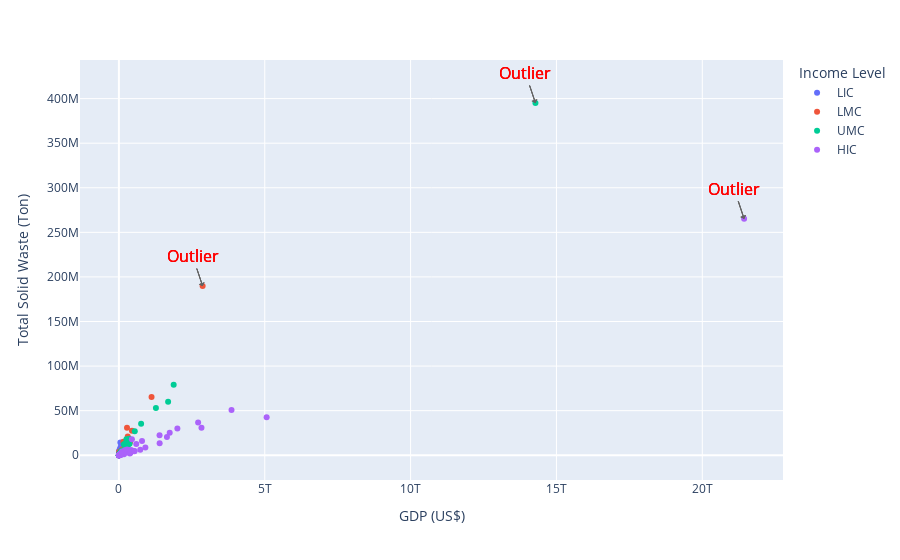

Notebook source saved alongside this figure:
### Code cell
for i in range(len(out_ind)):
    fig.add_annotation(x=out_x[i],
                   y=out_y[i],
                   text='Outlier',
                   font=dict(size=16, color="red"),
                   showarrow=True,
                   arrowcolor="#636363",
                   arrowhead=1)
fig.show()

### Figure 1 — Plotly figure (JSON) as saved in the notebook; plotly's stock layout.template omitted (floating-point values rounded to 4 significant figures)
{"data": [{"hovertemplate": "<b>%{hovertext}</b><br><br>Income Level=LIC<br>GDP (US$)=%{x}<br>Total Solid Waste (Ton)=%{y}<extra></extra>", "hovertext": ["Afghanistan", "Burundi", "Benin", "Burkina Faso", "Central African Republic", "Congo, Dem. Rep.", "Comoros", "Ethiopia", "Guinea", "Gambia, The", "Guinea-Bissau", "Haiti", "Liberia", "Madagascar", "Mali", "Mozambique", "Malawi", "Niger", "Nepal", "Rwanda", "Senegal", "Sierra Leone", "Somalia", "Chad", "Togo", "Tajikistan", "Tanzania", "Uganda", "Zimbabwe"], "legendgroup": "LIC", "marker": {"color": "#636efa", "symbol": "circle"}, "mode": "markers", "name": "LIC", "orientation": "v", "showlegend": true, "type": "scatter", "x": [19291104008, 3012308946, 14391686309, 15990803570, 2220307319, 50400746171, 1165839900, 95912590628, 13513809258, 1826073740, 1439638443, 14332163266, 3070518100, 14191911512, 17281815734, 15291448212, 10862613622, 12911689659, 34186180695, 10355974217, 23306213742, 4121733705, 4942319041, 11314951343, 7220395248, 8300784857, 61136873747, 35170037381, 16932434839], "xaxis": "x", "y": [5629000.0, 1872016, 685900.0, 2575000.0, 1105983, 14390000.0, 91013, 6533000.0, 596911, 193400.0, 289514, 2310000.0, 564500.0, 3769000.0, 1937000.0, 2500000, 1298000.0, 1866000.0, 1769000.0, 4384969, 2454000.0, 610200.0, 2326000.0, 1359000.0, 1109000.0, 1787400, 9276995, 7045000.0, 1449752], "yaxis": "y"}, {"hovertemplate": "<b>%{hovertext}</b><br><br>Income Level=LMC<br>GDP (US$)=%{x}<br>Total Solid Waste (Ton)=%{y}<extra></extra>", "hovertext": ["Angola", "Bangladesh", "Bolivia", "Bhutan", "Cameroon", "Congo, Rep.", "Cabo Verde", "Djibouti", "Egypt, Arab Rep.", "Micronesia, Fed. Sts.", "Georgia", "Ghana", "Honduras", "Indonesia", "India", "Kenya", "Kyrgyz Republic", "Cambodia", "Kiribati", "Lao PDR", "Sri Lanka", "Lesotho", "Morocco", "Moldova", "Myanmar", "Mongolia", "Mauritania", "Nigeria", "Nicaragua", "Pakistan", "Philippines", "Papua New Guinea", "West Bank and Gaza", "Sudan", "Solomon Islands", "El Salvador", "Eswatini", "Timor-Leste", "Tunisia", "Ukraine", "Uzbekistan", "Vietnam", "Vanuatu", "Kosovo", "Zambia"], "legendgroup": "LMC", "marker": {"color": "#EF553B", "symbol": "circle"}, "mode": "markers", "name": "LMC", "orientation": "v", "showlegend": true, "type": "scatter", "x": [89417190341, 302563000000, 40895322851, 2530547158, 39007354359, 12693562948, 1981845741, 3324634256, 303081000000, 408060600, 17477255562, 67234292583, 25089976947, 1119090000000, 2870500000000, 95503088538, 8871019823, 27089389787, 194600000.0, 18245925331, 83975584254, 2366213069, 119700000000, 11968699006, 79844294296, 13996719329, 7600650038, 448120000000, 12611218627, 278222000000, 376823000000, 24829107011, 17133500000, 32250448249, 1570215577, 26896660000, 4471598727, 2017924900, 39195716330, 153930000000, 57726542785, 261921000000, 930337960, 7953156068, 23308688906], "xaxis": "x", "y": [4214000.0, 14780000.0, 2219052, 111300.0, 3271000.0, 451200, 132555, 115000.0, 21000000, 26040.0, 800000, 3538000.0, 2162000.0, 65200000, 189750000, 5595099, 1113300, 1089000, 35720.0, 351900, 2631650, 73457, 6852000, 3981200, 4677000.0, 2900000, 454000, 27610000.0, 1529000.0, 30760000, 14630000.0, 1000000, 1387000, 2831291, 180000.0, 1649000.0, 218200.0, 63875, 2700000, 15242025, 4000000, 9570300, 70230.0, 319000, 2608268], "yaxis": "y"}, {"hovertemplate": "<b>%{hovertext}</b><br><br>Income Level=UMC<br>GDP (US$)=%{x}<br>Total Solid Waste (Ton)=%{y}<extra></extra>", "hovertext": ["Albania", "Armenia", "American Samoa", "Azerbaijan", "Bulgaria", "Bosnia and Herzegovina", "Belarus", "Belize", "Brazil", "Botswana", "China", "Colombia", "Costa Rica", "Cuba", "Dominica", "Dominican Republic", "Algeria", "Ecuador", "Fiji", "Gabon", "Equatorial Guinea", "Grenada", "Guatemala", "Guyana", "Iran, Islamic Rep.", "Iraq", "Jamaica", "Jordan", "Kazakhstan", "Lebanon", "Libya", "St. Lucia", "Maldives", "Mexico", "Marshall Islands", "Montenegro", "Mauritius", "Malaysia", "Namibia", "Nauru", "Peru", "Paraguay", "Romania", "Russian Federation", "Serbia", "Suriname", "Thailand", "Turkmenistan", "Tonga", "Turkey", "Tuvalu", "St. Vincent and the Grenadines", "Samoa", "South Africa"], "legendgroup": "UMC", "marker": {"color": "#00cc96", "symbol": "circle"}, "mode": "markers", "name": "UMC", "orientation": "v", "showlegend": true, "type": "scatter", "x": [15286612573, 13672802158, 638000000, 48174235294, 68558815112, 20202479538, 64409647194, 1982518541, 1877810000000, 18362348888, 14279900000000, 323430000000, 63951114302, 103131000000, 574600000.0, 88941299734, 171158000000, 108108000000, 5496250694, 16874450215, 11417278045, 1211403704, 77020015201, 5173759528, 258245000000, 222434000000, 15830768550, 44502895915, 181667000000, 51991634492, 52091152228, 2122450630, 5642179170, 1268870000000, 239462200, 5542674765, 14046337855, 364681000000, 12565772085, 118200000.0, 228471000000, 37906944075, 249697000000, 1687450000000, 51475016532, 4221373022, 544264000000, 45231428571, 512400000.0, 761428000000, 47270000.0, 824700000.0, 852250191, 351432000000], "xaxis": "x", "y": [1087000.0, 492800, 18990.0, 2930349, 2859190, 1248718, 4280000, 101400.0, 79069584, 210900.0, 395081376, 12150120, 1460000, 2693000.0, 13176, 4063910, 12378740, 5297000.0, 189400.0, 238100.0, 198400.0, 29540.0, 2757000.0, 179300.0, 17885000, 13140000, 1052000.0, 2529997, 4659740, 2040000, 2148000.0, 77620.0, 211500.0, 53100000, 8614, 329800.0, 438000, 12982685, 256729, 6192.0, 8357000.0, 1819000.0, 5420000.0, 60000000, 2347000.0, 78620.0, 26853366, 500000, 17240.0, 35374156, 3989.0, 31560.0, 27400.0, 18457232], "yaxis": "y"}, {"hovertemplate": "<b>%{hovertext}</b><br><br>Income Level=HIC<br>GDP (US$)=%{x}<br>Total Solid Waste (Ton)=%{y}<extra></extra>", "hovertext": ["Andorra", "United Arab Emirates", "Argentina", "Antigua and Barbuda", "Australia", "Austria", "Belgium", "Bahrain", "Bahamas, The", "Bermuda", "Barbados", "Brunei Darussalam", "Canada", "Switzerland", "Chile", "Curacao", "Cayman Islands", "Cyprus", "Czech Republic", "Germany", "Denmark", "Spain", "Estonia", "Finland", "France", "United Kingdom", "Greece", "Guam", "Hong Kong SAR, China", "Croatia", "Hungary", "Ireland", "Iceland", "Israel", "Italy", "Japan", "St. Kitts and Nevis", "Korea, Rep.", "Kuwait", "Lithuania", "Luxembourg", "Latvia", "Macao SAR, China", "Monaco", "Malta", "Northern Mariana Islands", "Netherlands", "Norway", "New Zealand", "Oman", "Panama", "Palau", "Poland", "Puerto Rico", "Portugal", "Qatar", "Saudi Arabia", "Singapore", "San Marino", "Slovak Republic", "Slovenia", "Sweden", "Seychelles", "Trinidad and Tobago", "Uruguay", "United States"], "legendgroup": "HIC", "marker": {"color": "#ab63fa", "symbol": "circle"}, "mode": "markers", "name": "HIC", "orientation": "v", "showlegend": true, "type": "scatter", "x": [3155065488, 421142000000, 445445000000, 1661962963, 1396570000000, 445075000000, 533255000000, 38474521277, 13578800000, 7484113000, 5209000000, 13469422941, 1741580000000, 731474000000, 279385000000, 3101787709, 5935769351, 24949065264, 250686000000, 3861120000000, 350104000000, 1393490000000, 31471100656, 268966000000, 2715520000000, 2830810000000, 205327000000, 6311000000, 363016000000, 60752588976, 163504000000, 398590000000, 24836714771, 394652000000, 2004910000000, 5064870000000, 1044711111, 1646740000000, 136197000000, 54639938780, 71104919108, 34055464655, 55153707949, 7423709840, 15215714309, 1182000000, 907051000000, 405510000000, 209127000000, 76331518669, 66787900000, 268354900, 595862000000, 104915000000, 239511000000, 175838000000, 792967000000, 374386000000, 1616369646, 105119000000, 54174227309, 531283000000, 1581380269, 23208326548, 61231149881, 21433200000000], "xaxis": "x", "y": [43000, 5617682, 17910550, 30585, 13345000, 5220000.0, 4765883, 951900.0, 264000, 82000, 174800.0, 216300.0, 25103034, 6079556, 6517000, 24700.0, 60000, 769500.0, 5335000.0, 50627876, 4911000.0, 22408548, 489500.0, 3124000.0, 36748820, 30771140, 5615000.0, 141500, 5680000.0, 1810000.0, 3781000.0, 2910655, 225300.0, 5400000, 30088400, 42720000, 32890.0, 20452776, 1750000, 1315000.0, 490300.0, 839700.0, 377942, 46000, 348800.0, 32760.0, 8805088, 4150000.0, 3405000, 1735000.0, 1472000.0, 9427.0, 12758213, 4170953, 5268211, 1001000.0, 16130000.0, 1870000, 17170.0, 2296000.0, 1052000.0, 4618000.0, 48000, 727874, 1260000.0, 265224528], "yaxis": "y"}], "layout": {"annotations": [{"arrowcolor": "#636363", "arrowhead": 1, "font": {"color": "red", "size": 16}, "showarrow": true, "text": "Outlier", "x": 14279900000000, "y": 395081376}, {"arrowcolor": "#636363", "arrowhead": 1, "font": {"color": "red", "size": 16}, "showarrow": true, "text": "Outlier", "x": 21433200000000, "y": 265224528}, {"arrowcolor": "#636363", "arrowhead": 1, "font": {"color": "red", "size": 16}, "showarrow": true, "text": "Outlier", "x": 2870500000000, "y": 189750000}, {"arrowcolor": "#636363", "arrowhead": 1, "font": {"color": "red", "size": 16}, "showarrow": true, "text": "Outlier", "x": 14279900000000, "y": 395081376}, {"arrowcolor": "#636363", "arrowhead": 1, "font": {"color": "red", "size": 16}, "showarrow": true, "text": "Outlier", "x": 21433200000000, "y": 265224528}, {"arrowcolor": "#636363", "arrowhead": 1, "font": {"color": "red", "size": 16}, "showarrow": true, "text": "Outlier", "x": 2870500000000, "y": 189750000}, {"arrowcolor": "#636363", "arrowhead": 1, "font": {"color": "red", "size": 16}, "showarrow": true, "text": "Outlier", "x": 14279900000000, "y": 395081376}, {"arrowcolor": "#636363", "arrowhead": 1, "font": {"color": "red", "size": 16}, "showarrow": true, "text": "Outlier", "x": 21433200000000, "y": 265224528}, {"arrowcolor": "#636363", "arrowhead": 1, "font": {"color": "red", "size": 16}, "showarrow": true, "text": "Outlier", "x": 2870500000000, "y": 189750000}], "legend": {"title": {"text": "Income Level"}, "tracegroupgap": 0}, "margin": {"t": 60}, "xaxis": {"anchor": "y", "domain": [0, 1], "title": {"text": "GDP (US$)"}}, "yaxis": {"anchor": "x", "domain": [0, 1], "title": {"text": "Total Solid Waste (Ton)"}}}}
